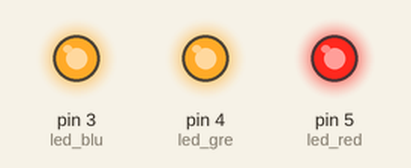
This sketch was run on a simulated Arduino Uno, built with avr-gcc and run on an emulated ATmega328P. Parts: output pins drawn as LEDs (lit = HIGH).

Above: at 0.5 s.
At 3.5 s:
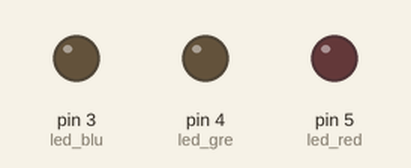
Timing chart, 0 to 4.6 s (numbered marks = the images above):
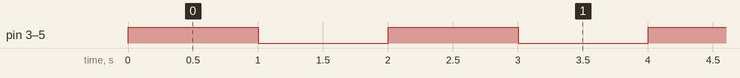

Measured:
- by itself, pin 3 (led_blu), pin 4 (led_gre), pin 5 (led_red): alternates HIGH for 1.0 s and LOW for 1.0 s

The sketch:

codigo3.ino
```cpp
// DEFININDO OS PINOS
int led_red = 5;
int led_gre = 4;
int led_blu = 3;

void setup() {
  // SETUP DOS PINOS
  pinMode(led_red, OUTPUT);
  pinMode(led_gre, OUTPUT);
  pinMode(led_blu, OUTPUT);
}

void loop() {
  // LIGA TODOS OS LEDS
  digitalWrite(led_red, HIGH);
  digitalWrite(led_gre, HIGH);
  digitalWrite(led_blu, HIGH);

  delay(1000);

  // DESLIGA TODOS OS LEDS
  digitalWrite(led_red, LOW);
  digitalWrite(led_gre, LOW);
  digitalWrite(led_blu, LOW);

  delay(1000);

}
```
